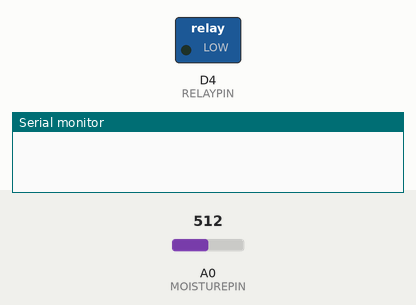
Simulated run of this sketch. Board: ESP8266 (NodeMCU). Shown: switched loads named in the sketch (green lamp = pin HIGH), the last lines printed to the serial monitor. Inputs (shaded band) come from the test bench; at power-on: A0 (MOISTUREPIN) = 512.

Above: at 0.0 s.
At 2.1 s:
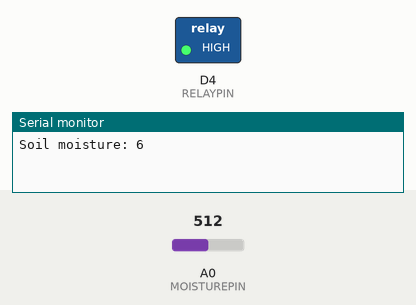
Timing chart, 0 to 3.6 s (numbered marks = the images above):
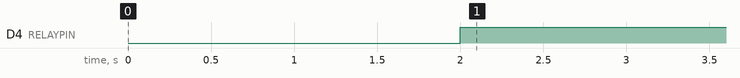

Measured:
- by itself, D4 (RELAYPIN): LOW → HIGH at 2.0 s

The sketch:

test_soil_moisture.ino
```cpp
// Here, we are testing soil moisture sensor.
// The sensor is connected to pin D3
// The relay and its water pump are connected to pin D4 and D5 respectively.
// The relay is on when the soil moisture is less than the threshold.
#define MOISTUREPIN A0
#define RELAYPIN D4

void setup()
{
    Serial.begin(9600);
    pinMode(MOISTUREPIN, INPUT);
    pinMode(RELAYPIN, OUTPUT);
    delay(2000);
}

void loop()
{
    int output_value = analogRead(MOISTUREPIN);
    output_value = map(output_value, 550, 10, 0, 100);
    Serial.print("Soil moisture: ");
    Serial.println(output_value);
    if (output_value < 20)
    {
        digitalWrite(RELAYPIN, HIGH);
    }
    else
    {
        digitalWrite(RELAYPIN, LOW);
    }
    delay(1000);
}
```
